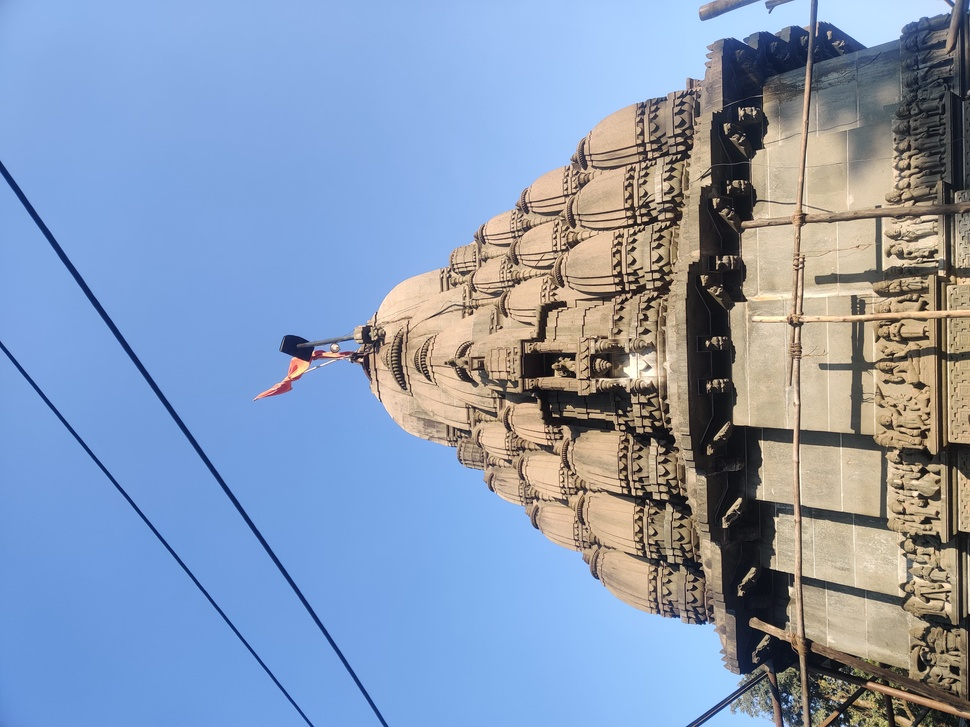
#> input picture Phase0/temple.jpg, 970 x 727 px, shrunk from 4000 x 3000 before the run, found by its file name
$ python 01script.py
#> lines starting #> are read from the running program, lines starting #| are printed output that depends on the picture
import numpy as np
from PIL import Image

img = Image.open("Phase0\\temple.jpg")
#> img is the input picture: PIL image 970x727 RGB; mean R, G, B 135.1, 152.6, 179.3

img_array = np.array(img)

print(img_array.shape, img_array.dtype)
#| (727, 970, 3) uint8

RGB_weights = np.array([0.299, 0.587, 0.114])

grey_shape = img_array[:, :, 0]
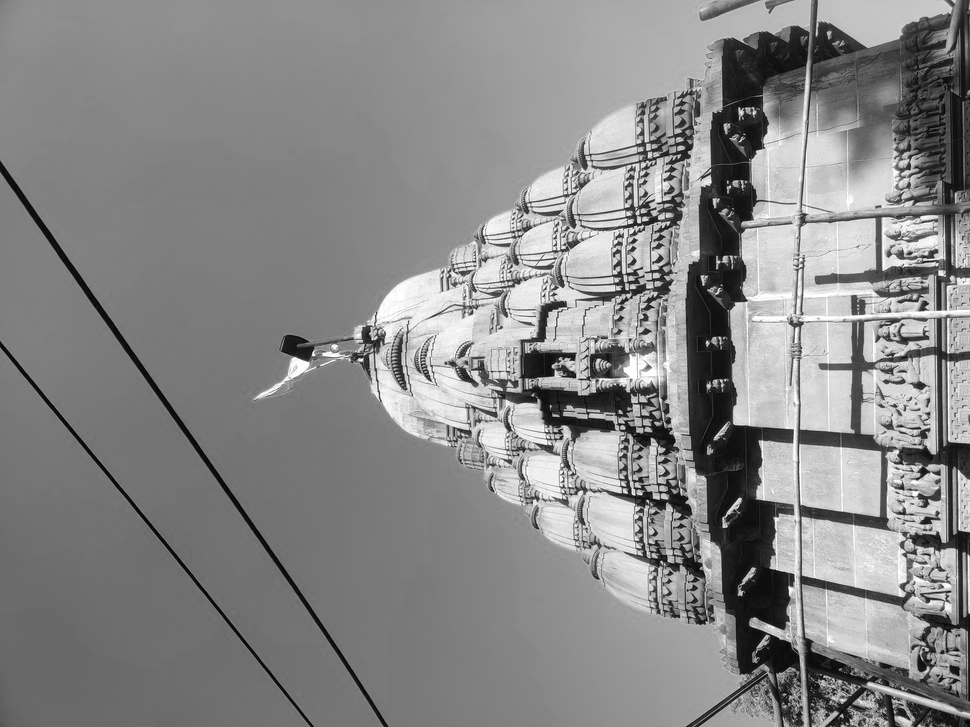
#> grey_shape: shape (727, 970); min 0, max 255, mean 135.1


img_grey = np.zeros(grey_shape.shape, dtype=np.uint8)

img_grey = np.round(img_array @ RGB_weights).astype(np.uint8)
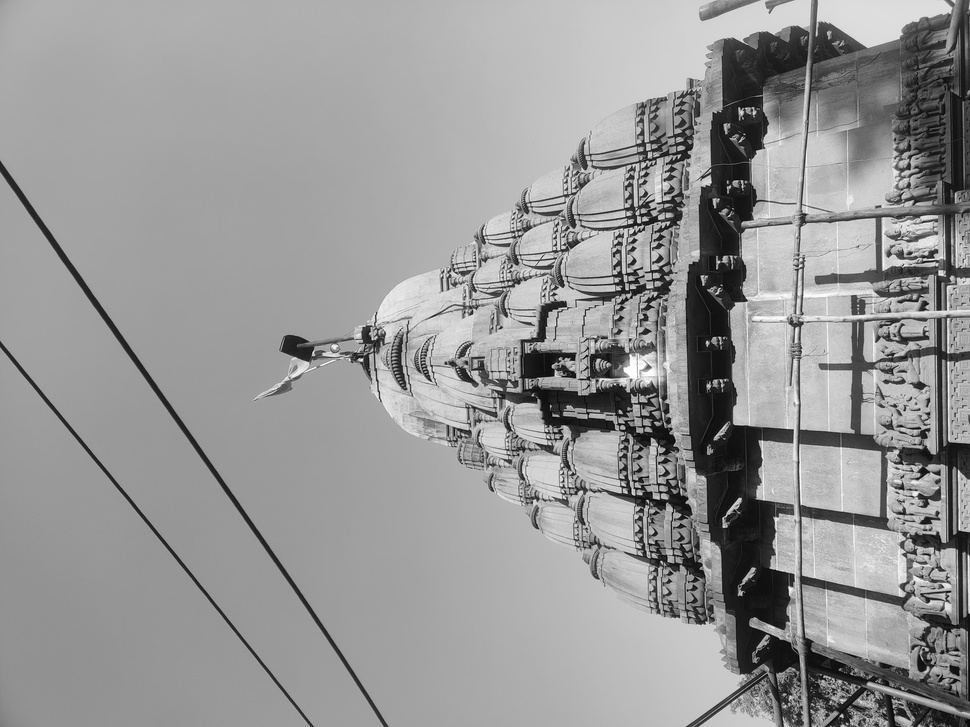
#> img_grey: shape (727, 970); min 1, max 254, mean 150.5


rgb = np.stack((img_grey,img_grey, img_grey), axis=-1)

img_back_to_original = Image.fromarray(rgb).save("gray_rgb.png")
